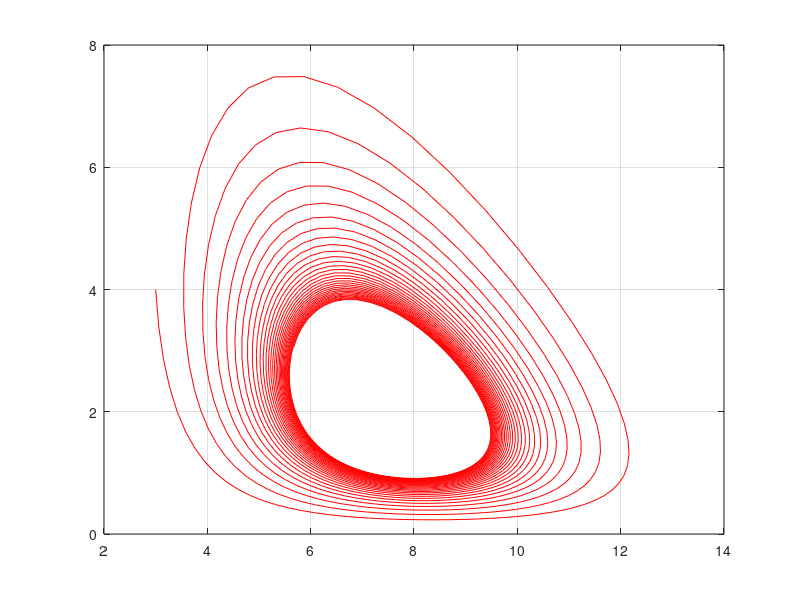

This chart was generated by the following MATLAB code:
clear; clc;

Vin = 0.3 ;
k1 = 0.02 ;
kp = 6 ;
Km = 18;

dt    = 1 ;  
tlast = 2000 ; 
 
iterations = round(tlast/dt) ; 
G_arr = zeros(iterations, 1);
ATP_arr = zeros(iterations, 1);

ATP = 4;
G = 3;

for i = 1:iterations 
  ATP_arr(i) = ATP;
  G_arr(i) = G;

  dATP_dt = 2 * k1 * G_arr(i) * ATP_arr(i) - ((kp * ATP_arr(i)) ./ (Km + ATP_arr(i))); 
  dG_dt = Vin - k1 * G_arr(i) * ATP_arr(i);

  ATP = ATP + dATP_dt;
  G = G + dG_dt;
end % of this time step

time = dt*(0:iterations-1)' ;

figure;
plot(G_arr, ATP_arr, 'r');
grid on;